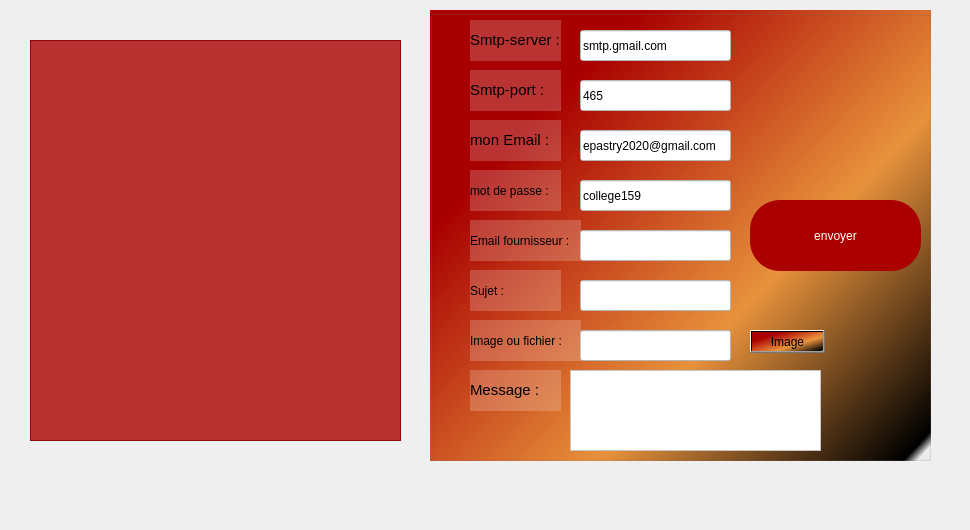
     <widget class="QWidget" name="tab_8">
      <attribute name="title">
       <string>Mailing</string>
      </attribute>
      <widget class="QLabel" name="label_18">
       <property name="geometry">
        <rect>
         <x>0</x>
         <y>-10</y>
         <width>961</width>
         <height>521</height>
        </rect>
       </property>
       <property name="styleSheet">
        <string notr="true">background-image: url(:/img/rs/ajoutempback.jpg);</string>
       </property>
       <property name="text">
        <string/>
       </property>
      </widget>
      <widget class="QTableView" name="tableView_mailing">
       <property name="geometry">
        <rect>
         <x>30</x>
         <y>40</y>
         <width>371</width>
         <height>401</height>
        </rect>
       </property>
       <property name="styleSheet">
        <string notr="true">background-color: rgb(170, 0, 0,80%);
font: 16pt &quot;MS Shell Dlg 2&quot;;
</string>
       </property>
      </widget>
      <widget class="QGroupBox" name="groupBox_3">
       <property name="geometry">
        <rect>
         <x>430</x>
         <y>10</y>
         <width>501</width>
         <height>451</height>
        </rect>
       </property>
       <property name="styleSheet">
        <string notr="true">background-color: qlineargradient(spread:pad, x1:0.176, y1:0.284091, x2:0.98995, y2:0.977, stop:0 rgba(170, 0, 0, 255), stop:0.55 rgba(235, 148, 61, 255), stop:0.98 rgba(0, 0, 0, 255), stop:1 rgba(0, 0, 0, 0));
font: 8pt &quot;MS Shell Dlg 2&quot;;</string>
       </property>
       <property name="title">
        <string/>
       </property>
       <widget class="QLabel" name="label_25">
        <property name="geometry">
         <rect>
          <x>40</x>
          <y>10</y>
          <width>91</width>
          <height>41</height>
         </rect>
        </property>
        <property name="styleSheet">
         <string notr="true">font: 10pt &quot;MS Shell Dlg 2&quot;;
background-color: rgb(255, 255, 255,20%);</string>
        </property>
        <property name="text">
         <string>&lt;html&gt;&lt;head/&gt;&lt;body&gt;&lt;p&gt;&lt;span style=&quot; font-size:11pt;&quot;&gt;Smtp-server :&lt;/span&gt;&lt;/p&gt;&lt;/body&gt;&lt;/html&gt;</string>
        </property>
       </widget>
       <widget class="QLineEdit" name="server">
        <property name="geometry">
         <rect>
          <x>150</x>
          <y>20</y>
          <width>151</width>
          <height>31</height>
         </rect>
        </property>
        <property name="styleSheet">
         <string notr="true">background-color: rgb(255, 255, 255);</string>
        </property>
        <property name="text">
         <string>smtp.gmail.com</string>
        </property>
       </widget>
       <widget class="QLineEdit" name="port">
        <property name="geometry">
         <rect>
          <x>150</x>
          <y>70</y>
          <width>151</width>
          <height>31</height>
         </rect>
        </property>
        <property name="styleSheet">
         <string notr="true">background-color: rgb(255, 255, 255);</string>
        </property>
        <property name="text">
         <string>465</string>
        </property>
       </widget>
       <widget class="QLabel" name="label_28">
        <property name="geometry">
         <rect>
          <x>40</x>
          <y>60</y>
          <width>91</width>
          <height>41</height>
         </rect>
        </property>
        <property name="styleSheet">
         <string notr="true">font: 10pt &quot;MS Shell Dlg 2&quot;;
background-color: rgb(255, 255, 255,20%);</string>
        </property>
        <property name="text">
         <string>&lt;html&gt;&lt;head/&gt;&lt;body&gt;&lt;p&gt;&lt;span style=&quot; font-size:11pt;&quot;&gt;Smtp-port :&lt;/span&gt;&lt;/p&gt;&lt;/body&gt;&lt;/html&gt;</string>
        </property>
       </widget>
       <widget class="QLineEdit" name="uname">
        <property name="geometry">
         <rect>
          <x>150</x>
          <y>120</y>
          <width>151</width>
          <height>31</height>
         </rect>
        </property>
        <property name="styleSheet">
         <string notr="true">background-color: rgb(255, 255, 255);</string>
        </property>
        <property name="text">
         <string>epastry2020@gmail.com</string>
        </property>
       </widget>
       <widget class="QLabel" name="label_29">
        <property name="geometry">
         <rect>
          <x>40</x>
          <y>110</y>
          <width>91</width>
          <height>41</height>
         </rect>
        </property>
        <property name="styleSheet">
         <string notr="true">font: 10pt &quot;MS Shell Dlg 2&quot;;
background-color: rgb(255, 255, 255,20%);</string>
        </property>
        <property name="text">
         <string>&lt;html&gt;&lt;head/&gt;&lt;body&gt;&lt;p&gt;&lt;span style=&quot; font-size:11pt;&quot;&gt;mon Email :&lt;/span&gt;&lt;/p&gt;&lt;/body&gt;&lt;/html&gt;</string>
        </property>
       </widget>
       <widget class="QLineEdit" name="paswd">
        <property name="geometry">
         <rect>
          <x>150</x>
          <y>170</y>
          <width>151</width>
          <height>31</height>
         </rect>
        </property>
        <property name="autoFillBackground">
         <bool>false</bool>
        </property>
        <property name="styleSheet">
         <string notr="true">background-color: rgb(255, 255, 255);</string>
        </property>
        <property name="inputMethodHints">
         <set>Qt::ImhHiddenText|Qt::ImhNoAutoUppercase|Qt::ImhNoPredictiveText|Qt::ImhSensitiveData</set>
        </property>
        <property name="text">
         <string>college159</string>
        </property>
       </widget>
       <widget class="QLabel" name="label_30">
        <property name="geometry">
         <rect>
          <x>40</x>
          <y>160</y>
          <width>91</width>
          <height>41</height>
         </rect>
        </property>
        <property name="styleSheet">
         <string notr="true">font: 10pt &quot;MS Shell Dlg 2&quot;;
background-color: rgb(255, 255, 255,20%);</string>
        </property>
        <property name="text">
         <string>mot de passe :</string>
        </property>
       </widget>
       <widget class="QLineEdit" name="rcpt">
        <property name="geometry">
         <rect>
          <x>150</x>
          <y>220</y>
          <width>151</width>
          <height>31</height>
         </rect>
        </property>
        <property name="styleSheet">
         <string notr="true">background-color: rgb(255, 255, 255);</string>
        </property>
       </widget>
       <widget class="QLabel" name="label_31">
        <property name="geometry">
         <rect>
          <x>40</x>
          <y>210</y>
          <width>111</width>
          <height>41</height>
         </rect>
        </property>
        <property name="styleSheet">
         <string notr="true">font: 10pt &quot;MS Shell Dlg 2&quot;;
background-color: rgb(255, 255, 255,20%);</string>
        </property>
        <property name="text">
         <string>Email fournisseur :</string>
        </property>
       </widget>
       <widget class="QLineEdit" name="subject">
        <property name="geometry">
         <rect>
          <x>150</x>
          <y>270</y>
          <width>151</width>
          <height>31</height>
         </rect>
        </property>
        <property name="styleSheet">
         <string notr="true">background-color: rgb(255, 255, 255);
font: 8pt &quot;MS Shell Dlg 2&quot;;</string>
        </property>
       </widget>
       <widget class="QLabel" name="label_32">
        <property name="geometry">
         <rect>
          <x>40</x>
          <y>260</y>
          <width>91</width>
          <height>41</height>
         </rect>
        </property>
        <property name="styleSheet">
         <string notr="true">font: 12pt &quot;MS Shell Dlg 2&quot;;
background-color: rgb(255, 255, 255,20%);</string>
        </property>
        <property name="text">
         <string>Sujet :</string>
        </property>
       </widget>
       <widget class="QLineEdit" name="file">
        <property name="geometry">
         <rect>
          <x>150</x>
          <y>320</y>
          <width>151</width>
          <height>31</height>
         </rect>
        </property>
        <property name="styleSheet">
         <string notr="true">background-color: rgb(255, 255, 255);</string>
        </property>
       </widget>
       <widget class="QLabel" name="label_33">
        <property name="geometry">
         <rect>
          <x>40</x>
          <y>310</y>
          <width>111</width>
          <height>41</height>
         </rect>
        </property>
        <property name="styleSheet">
         <string notr="true">font: 10pt &quot;MS Shell Dlg 2&quot;;
background-color: rgb(255, 255, 255,20%);</string>
        </property>
        <property name="text">
         <string>Image ou fichier :</string>
        </property>
       </widget>
       <widget class="QPushButton" name="browseBtn">
        <property name="geometry">
         <rect>
          <x>320</x>
          <y>320</y>
          <width>75</width>
          <height>23</height>
         </rect>
        </property>
        <property name="styleSheet">
         <string notr="true">font: 12pt &quot;MS Shell Dlg 2&quot;;</string>
        </property>
        <property name="text">
         <string>Image</string>
        </property>
       </widget>
       <widget class="QLabel" name="label_34">
        <property name="geometry">
         <rect>
          <x>40</x>
          <y>360</y>
          <width>91</width>
          <height>41</height>
         </rect>
        </property>
        <property name="styleSheet">
         <string notr="true">font: 10pt &quot;MS Shell Dlg 2&quot;;
background-color: rgb(255, 255, 255,20%);</string>
        </property>
        <property name="text">
         <string>&lt;html&gt;&lt;head/&gt;&lt;body&gt;&lt;p&gt;&lt;span style=&quot; font-size:11pt;&quot;&gt;Message :&lt;/span&gt;&lt;/p&gt;&lt;/body&gt;&lt;/html&gt;</string>
        </property>
       </widget>
       <widget class="QPushButton" name="sendBtn">
        <property name="geometry">
         <rect>
          <x>320</x>
          <y>190</y>
          <width>171</width>
          <height>71</height>
         </rect>
        </property>
        <property name="styleSheet">
         <string notr="true">font: 15pt &quot;MS Shell Dlg 2&quot;;
color: rgb(255, 255, 255);
background-color: rgb(170, 0, 0);
border-radius: 30px;</string>
        </property>
        <property name="text">
         <string>envoyer</string>
        </property>
        <property name="icon">
         <iconset resource="rs.qrc">
          <normaloff>:/img/rs/mailing.png</normaloff>:/img/rs/mailing.png</iconset>
        </property>
        <property name="iconSize">
         <size>
          <width>65</width>
          <height>65</height>
         </size>
        </property>
       </widget>
       <widget class="QPlainTextEdit" name="msg">
        <property name="geometry">
         <rect>
          <x>140</x>
          <y>360</y>
          <width>251</width>
          <height>81</height>
         </rect>
        </property>
        <property name="styleSheet">
         <string notr="true">background-color: rgb(255, 255, 255);</string>
        </property>
       </widget>
      </widget>
     </widget>
